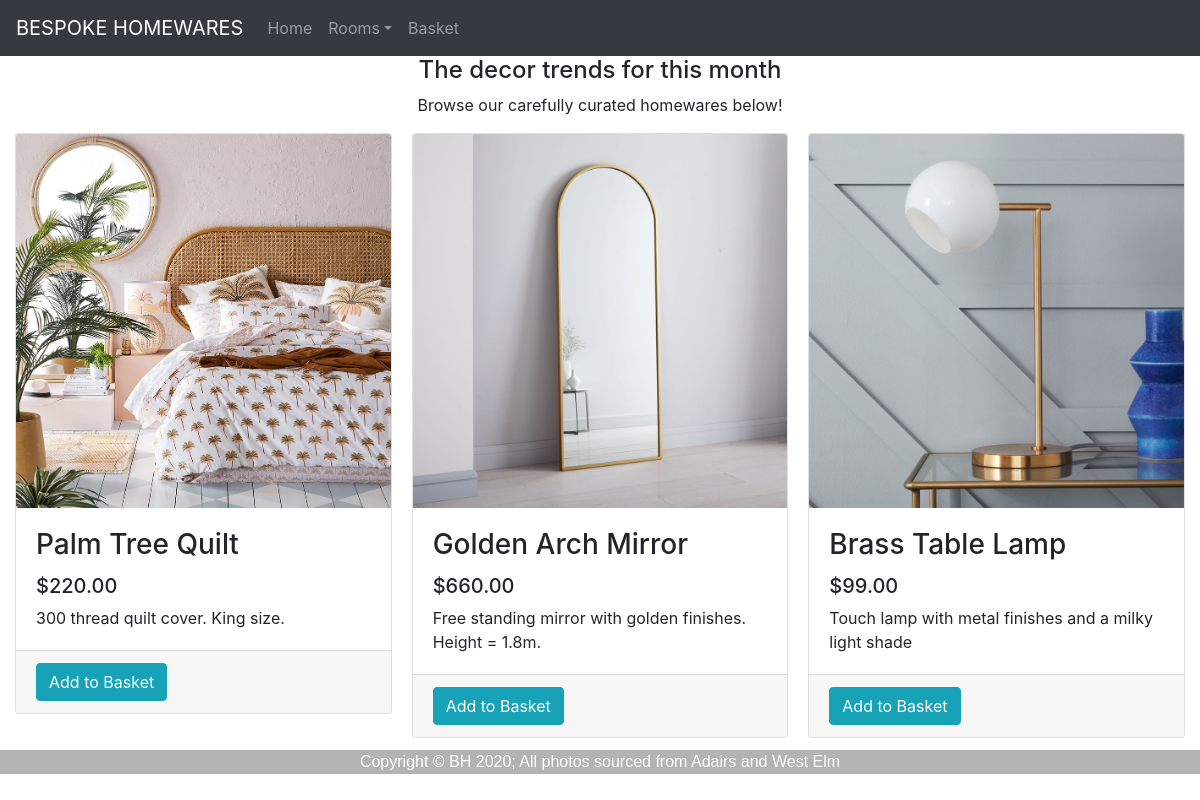
Screenshot of /roomhomewares/1/ with the database file from the repository.
### bespokehomewares/models.py (models this page shows, shortened)
class Homeware(db.Model):
    __tablename__='homewares'
    id = db.Column(db.Integer, primary_key=True)
    name = db.Column(db.String(64),nullable=False)
    description = db.Column(db.String(500), nullable=False)
    image = db.Column(db.String(60), nullable=False)
    price = db.Column(db.Float, nullable=False)
    room_id = db.Column(db.Integer, db.ForeignKey('rooms.id'))

### bespokehomewares/views.py (the view)
@bp.route('/roomhomewares/<int:roomid>/')
def roomhomewares(roomid):
    homewares = Homeware.query.filter(Homeware.room_id == roomid)
    return render_template('roomhomewares.html', homewares = homewares)

### bespokehomewares/templates/roomhomewares.html (shortened to what this page needs)
{% extends 'base.html' %}
{% block main %}
<section>
    <div>
        <h4 class="text-center">The decor trends for this month</h4>
        <p class="text-center">Browse our carefully curated homewares below!</p>
    </div>
    <div class="card-columns">
        {% for homeware in homewares%}
        <div class="card">
            <img class="card-img-top" src="{{url_for('static', filename='img/'+homeware.image)}}" alt="Card image">
            <div class="card-body">
                <h3 class="card-title">{{homeware.name}}</h3>
                <h5 class="card-text">{{ "$%.2f"|format(homeware.price) }}</h5>
                <p class="card-text">{{homeware.description}}</p>
            </div>
            <div class="card-footer">
                <form action="{{ url_for('main.order') }}">
                    <input class="btn btn-info" type="submit" value="Add to Basket">
                </form>
            </div>
        </div>
        {% endfor %}
    </div>
</section>
{% endblock %}

### bespokehomewares/templates/base.html (shortened to what this page needs)
<!DOCTYPE html>
<html lang="en">
<head>
    <link rel="stylesheet" href="../static/CSS/style.css">
    <link rel="stylesheet" href="https://stackpath.bootstrapcdn.com/bootstrap/4.4.1/css/bootstrap.min.css"
>
</head>
<body>
    <header>
        <nav class="navbar navbar-expand-sm bg-dark navbar-dark static-top">
            <a class="navbar-brand" href="{{ url_for('main.index') }}">BESPOKE HOMEWARES</a>
            <ul class="navbar-nav">
                <li class="nav-item">
                    <a class="nav-link" href="{{ url_for('main.index') }}">Home</a>
                </li>
                <li class="nav-item dropdown">
                    <a class="nav-link dropdown-toggle" href="{{ url_for('main.viewroom') }}" id="navbardrop" data-toggle="dropdown">Rooms</a>
                </li>
                <li class="nav-item">
                    <a class="nav-link" href="{{url_for('main.order')}}">Basket</a>
                </li>
            </ul>
        </nav>
    </header>
    <div class="container-fluid">
        <main>
            {% block main %}{% endblock %}
        </main>
    </div>
    <footer class="footer">
        <div class="container text-center">
            <p>Copyright © BH 2020; All photos sourced from Adairs and West Elm</p>
        </div>
    </footer>
</body>
</html>

### bespokehomewares/static/css/style.css (style rules this page uses)
body { margin: 5; font-family: Arial, Helvetica, sans-serif; overflow: auto; }
.footer { left: 0; bottom: 0; width: 100%; background-color: rgb(179, 179, 179); color: white; text-align: center; margin: 5; font-family: Arial, Helvetica, sans-serif; }

### rows the page displays
Homeware: image (picture), name "Palm Tree Quilt", price "$220.00", description "300 thread quilt cover. King size."
Homeware: image (picture), name "Golden Arch Mirror", price "$660.00", description "Free standing mirror with golden finishes. Height = 1.8m."
Homeware: image (picture), name "Brass Table Lamp", price "$99.00", description "Touch lamp with metal finishes and a milky light shade"
